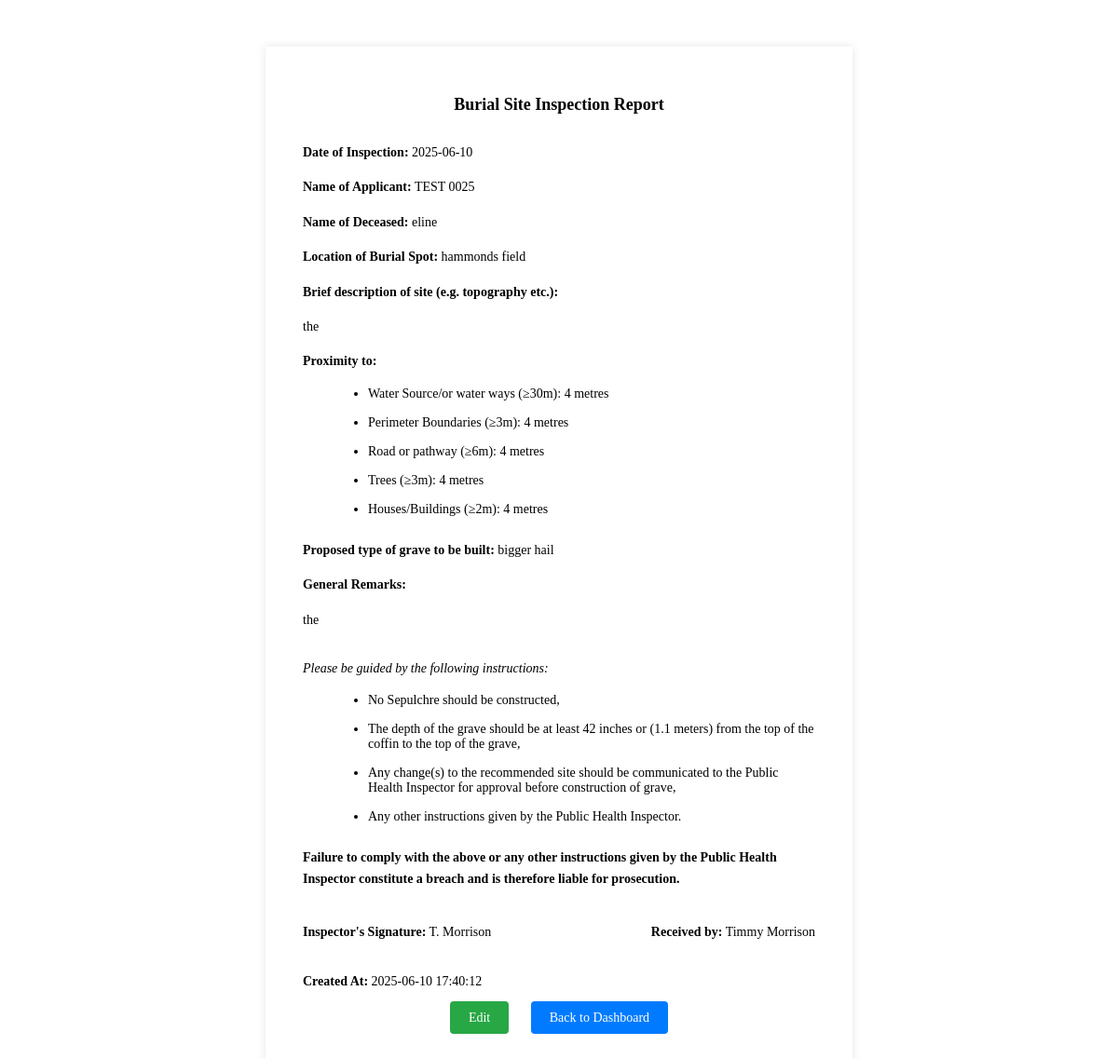
Screenshot of /burial/inspection/7 (signed in) with the database file from the repository.
### tables this page shows
CREATE TABLE burial_site_inspections (
        id INTEGER PRIMARY KEY AUTOINCREMENT,
        inspection_date TEXT,
        applicant_name TEXT,
        deceased_name TEXT,
        burial_location TEXT,
        site_description TEXT,
        proximity_water_source TEXT,
        proximity_perimeter_boundaries TEXT,
        proximity_road_pathway TEXT,
        proximity_trees TEXT,
        proximity_houses_buildings TEXT,
        proposed_grave_type TEXT,
        general_remarks TEXT,
        inspector_signature TEXT,
        received_by TEXT,
        created_at TEXT
    );

### app.py (the view)
@app.route('/burial/inspection/<int:id>')
def burial_inspection_detail(id):
    if 'inspector' not in session and 'admin' not in session:
        return redirect(url_for('login'))
    inspection = get_burial_inspection_details(id)
    if not inspection:
        logging.error(f"No burial inspection found for id: {id}")
        return "Not Found", 404
    inspection_data = {
        'id': inspection['id'],
        'inspection_date': inspection['inspection_date'],
        'applicant_name': inspection['applicant_name'],
        'deceased_name': inspection['deceased_name'],
        'burial_location': inspection['burial_location'],
        'site_description': inspection['site_description'],
        'proximity_water_source': inspection['proximity_water_source'],
        'proximity_perimeter_boundaries': inspection['proximity_perimeter_boundaries'],
        'proximity_road_pathway': inspection['proximity_road_pathway'],
        'proximity_trees': inspection['proximity_trees'],
        'proximity_houses_buildings': inspection['proximity_houses_buildings'],
        'proposed_grave_type': inspection['proposed_grave_type'],
        'general_remarks': inspection['general_remarks'],
        'inspector_signature': inspection['inspector_signature'],
        'received_by': inspection['received_by'],
        'created_at': inspection['created_at']
    }
    logging.debug(f"Rendering burial inspection detail for id: {id}")
    return render_template('burial_inspection_detail.html', inspection=inspection_data)

### templates/burial_inspection_detail.html (shortened to what this page needs)
<!DOCTYPE html>
<html>
<head>
</head>
<body>
    <div class="form-container">
        <h1>Burial Site Inspection Report</h1>
        <p><strong>Date of Inspection:</strong> {{ inspection.inspection_date }}</p>
        <p><strong>Name of Applicant:</strong> {{ inspection.applicant_name }}</p>
        <p><strong>Name of Deceased:</strong> {{ inspection.deceased_name }}</p>
        <p><strong>Location of Burial Spot:</strong> {{ inspection.burial_location }}</p>
        <p><strong>Brief description of site (e.g. topography etc.):</strong></p>
        <p>{{ inspection.site_description }}</p>
        <p><strong>Proximity to:</strong></p>
        <ul class="bullet-list">
            <li>Water Source/or water ways (≥30m): {{ inspection.proximity_water_source }} metres</li>
            <li>Perimeter Boundaries (≥3m): {{ inspection.proximity_perimeter_boundaries }} metres</li>
            <li>Road or pathway (≥6m): {{ inspection.proximity_road_pathway }} metres</li>
            <li>Trees (≥3m): {{ inspection.proximity_trees }} metres</li>
            <li>Houses/Buildings (≥2m): {{ inspection.proximity_houses_buildings }} metres</li>
        </ul>
        <p><strong>Proposed type of grave to be built:</strong> {{ inspection.proposed_grave_type }}</p>
        <p><strong>General Remarks:</strong></p>
        <p>{{ inspection.general_remarks or 'None' }}</p>
        <p class="instructions">Please be guided by the following instructions:</p>
        <ul class="bullet-list">
            <li>No Sepulchre should be constructed,</li>
            <li>The depth of the grave should be at least 42 inches or (1.1 meters) from the top of the coffin to the top of the grave,</li>
            <li>Any change(s) to the recommended site should be communicated to the Public Health Inspector for approval before construction of grave,</li>
            <li>Any other instructions given by the Public Health Inspector.</li>
        </ul>
        <p class="failure-notice">Failure to comply with the above or any other instructions given by the Public Health Inspector constitute a breach and is therefore liable for prosecution.</p>
        <div class="signatures">
            <p><strong>Inspector's Signature:</strong> {{ inspection.inspector_signature }}</p>
            <p><strong>Received by:</strong> {{ inspection.received_by }}</p>
        </div>
        <p><strong>Created At:</strong> {{ inspection.created_at }}</p>
        <div class="buttons">
            <a href="{{ url_for('new_burial_form', id=inspection.id) }}" id="edit-btn" class="btn">Edit</a>
            <a href="{{ url_for('login') }}" class="btn">Back to Dashboard</a>
        </div>
    </div>
</body>
</html>

### templates/burial_inspection_detail.html (style rules this page uses)
body { font-family: "Times New Roman", Times, serif; margin: 50px; font-size: 14px; }
.form-container { background: rgba(255, 255, 255, 0.8); padding: 40px; width: 550px; min-height: 700px; margin: 0 auto; box-shadow: 0 0 10px rgba(0, 0, 0, 0.1); }
h1 { font-size: 18px; text-align: center; margin-bottom: 30px; }
p { margin: 15px 0; line-height: 1.6; }
.bullet-list { margin-left: 30px; list-style-type: disc; margin-bottom: 25px; }
.bullet-list li { margin-bottom: 15px; }
.instructions { margin-top: 30px; font-style: italic; }
.failure-notice { margin-top: 20px; font-weight: bold; }
.signatures { display: flex; justify-content: space-between; margin-top: 20px; }
.buttons { margin-top: 20px; text-align: center; }
.btn { padding: 10px 20px; margin: 0 10px; font-size: 14px; border: none; border-radius: 4px; cursor: pointer; background-color: #007bff; color: white; text-decoration: none; }
#edit-btn { background-color: #28a745; }

### rows the page displays
burial_site_inspections: inspection_date "2025-06-10", applicant_name "TEST 0025", deceased_name "eline", burial_location "hammonds field", site_description "the", proximity_water_source "4", proximity_perimeter_boundaries "4", proximity_road_pathway "4", proximity_trees "4", proximity_houses_buildings "4", proposed_grave_type "bigger hail", general_remarks "the", inspector_signature "T. Morrison", received_by "Timmy Morrison", created_at "2025-06-10 17:40:12"
